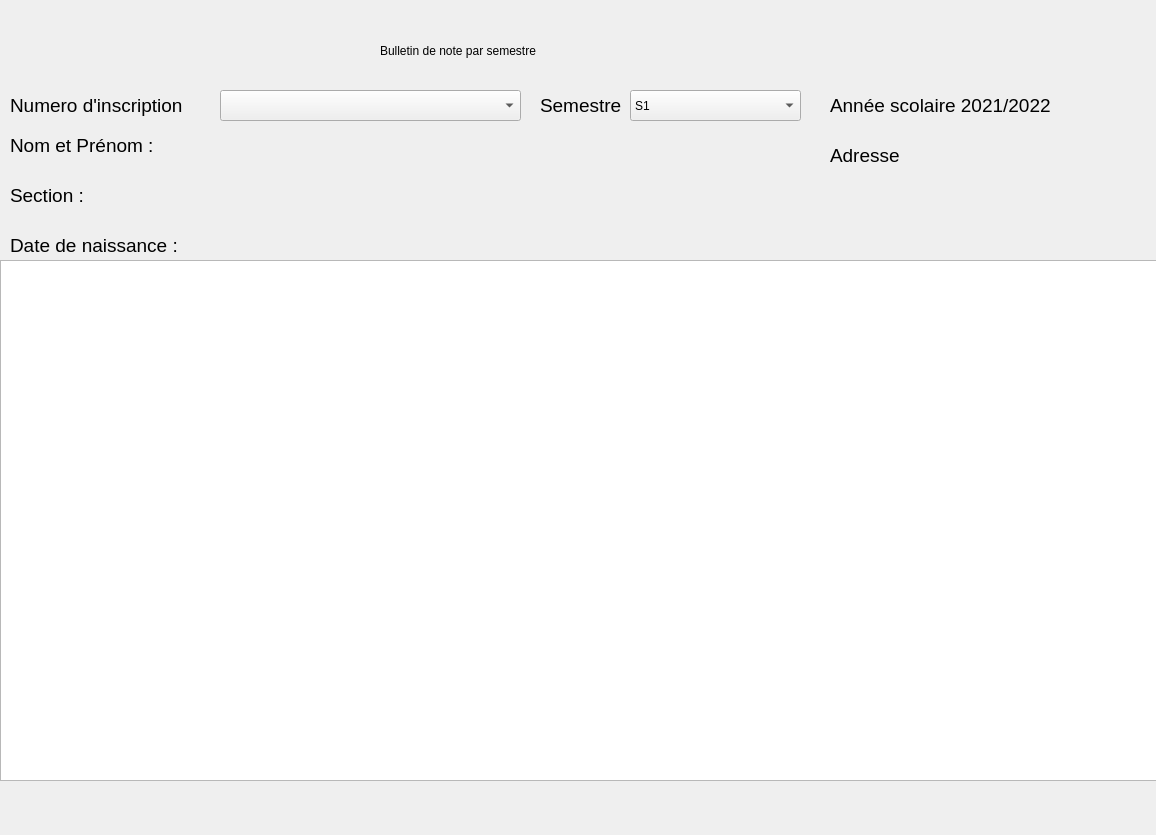
<?xml version="1.0" encoding="UTF-8"?>
<ui version="4.0">
 <class>Dialog</class>
 <widget class="QDialog" name="Dialog">
  <property name="geometry">
   <rect>
    <x>0</x>
    <y>0</y>
    <width>1156</width>
    <height>835</height>
   </rect>
  </property>
  <property name="windowTitle">
   <string>Dialog</string>
  </property>
  <property name="styleSheet">
   <string notr="true">font: 75 12pt &quot;Arial&quot;;</string>
  </property>
  <widget class="QLabel" name="label_6">
   <property name="geometry">
    <rect>
     <x>10</x>
     <y>90</y>
     <width>181</width>
     <height>31</height>
    </rect>
   </property>
   <property name="font">
    <font>
     <family>MS Shell Dlg 2</family>
     <pointsize>14</pointsize>
     <weight>50</weight>
     <italic>false</italic>
     <bold>false</bold>
    </font>
   </property>
   <property name="styleSheet">
    <string notr="true">font: 14pt &quot;MS Shell Dlg 2&quot;;</string>
   </property>
   <property name="text">
    <string>Numero d'inscription</string>
   </property>
  </widget>
  <widget class="QLabel" name="label_5">
   <property name="geometry">
    <rect>
     <x>10</x>
     <y>230</y>
     <width>171</width>
     <height>31</height>
    </rect>
   </property>
   <property name="font">
    <font>
     <family>MS Shell Dlg 2</family>
     <pointsize>14</pointsize>
     <weight>50</weight>
     <italic>false</italic>
     <bold>false</bold>
    </font>
   </property>
   <property name="styleSheet">
    <string notr="true">font: 14pt &quot;MS Shell Dlg 2&quot;;</string>
   </property>
   <property name="text">
    <string>Date de naissance :</string>
   </property>
  </widget>
  <widget class="QLabel" name="label">
   <property name="geometry">
    <rect>
     <x>830</x>
     <y>90</y>
     <width>221</width>
     <height>31</height>
    </rect>
   </property>
   <property name="font">
    <font>
     <family>MS Shell Dlg 2</family>
     <pointsize>14</pointsize>
     <weight>50</weight>
     <italic>false</italic>
     <bold>false</bold>
    </font>
   </property>
   <property name="styleSheet">
    <string notr="true">font: 14pt &quot;MS Shell Dlg 2&quot;;</string>
   </property>
   <property name="text">
    <string>Année scolaire 2021/2022</string>
   </property>
  </widget>
  <widget class="QLabel" name="labelAdresse">
   <property name="geometry">
    <rect>
     <x>910</x>
     <y>140</y>
     <width>191</width>
     <height>31</height>
    </rect>
   </property>
   <property name="text">
    <string/>
   </property>
  </widget>
  <widget class="QTableView" name="tableView">
   <property name="geometry">
    <rect>
     <x>0</x>
     <y>260</y>
     <width>1161</width>
     <height>521</height>
    </rect>
   </property>
  </widget>
  <widget class="QLabel" name="labelNomSection">
   <property name="geometry">
    <rect>
     <x>100</x>
     <y>180</y>
     <width>271</width>
     <height>31</height>
    </rect>
   </property>
   <property name="text">
    <string/>
   </property>
  </widget>
  <widget class="QLabel" name="label_10">
   <property name="geometry">
    <rect>
     <x>380</x>
     <y>30</y>
     <width>391</width>
     <height>41</height>
    </rect>
   </property>
   <property name="layoutDirection">
    <enum>Qt::LeftToRight</enum>
   </property>
   <property name="styleSheet">
    <string notr="true">font: 75 22pt &quot;MS Shell Dlg 2&quot;;</string>
   </property>
   <property name="text">
    <string>Bulletin de note par semestre</string>
   </property>
  </widget>
  <widget class="QLabel" name="labelNomPrenom">
   <property name="geometry">
    <rect>
     <x>170</x>
     <y>130</y>
     <width>191</width>
     <height>31</height>
    </rect>
   </property>
   <property name="text">
    <string/>
   </property>
  </widget>
  <widget class="QLabel" name="label_3">
   <property name="geometry">
    <rect>
     <x>10</x>
     <y>130</y>
     <width>151</width>
     <height>31</height>
    </rect>
   </property>
   <property name="font">
    <font>
     <family>MS Shell Dlg 2</family>
     <pointsize>14</pointsize>
     <weight>50</weight>
     <italic>false</italic>
     <bold>false</bold>
    </font>
   </property>
   <property name="styleSheet">
    <string notr="true">font: 14pt &quot;MS Shell Dlg 2&quot;;</string>
   </property>
   <property name="text">
    <string>Nom et Prénom :</string>
   </property>
  </widget>
  <widget class="QLabel" name="label_4">
   <property name="geometry">
    <rect>
     <x>10</x>
     <y>180</y>
     <width>81</width>
     <height>31</height>
    </rect>
   </property>
   <property name="font">
    <font>
     <family>MS Shell Dlg 2</family>
     <pointsize>14</pointsize>
     <weight>50</weight>
     <italic>false</italic>
     <bold>false</bold>
    </font>
   </property>
   <property name="styleSheet">
    <string notr="true">font: 14pt &quot;MS Shell Dlg 2&quot;;</string>
   </property>
   <property name="text">
    <string>Section :</string>
   </property>
  </widget>
  <widget class="QComboBox" name="comboBoxEtudiant">
   <property name="geometry">
    <rect>
     <x>220</x>
     <y>90</y>
     <width>301</width>
     <height>31</height>
    </rect>
   </property>
  </widget>
  <widget class="QLabel" name="label_2">
   <property name="geometry">
    <rect>
     <x>830</x>
     <y>140</y>
     <width>71</width>
     <height>31</height>
    </rect>
   </property>
   <property name="font">
    <font>
     <family>MS Shell Dlg 2</family>
     <pointsize>14</pointsize>
     <weight>50</weight>
     <italic>false</italic>
     <bold>false</bold>
    </font>
   </property>
   <property name="styleSheet">
    <string notr="true">font: 14pt &quot;MS Shell Dlg 2&quot;;</string>
   </property>
   <property name="text">
    <string>Adresse:</string>
   </property>
  </widget>
  <widget class="QLabel" name="labelNomDateN">
   <property name="geometry">
    <rect>
     <x>190</x>
     <y>230</y>
     <width>191</width>
     <height>31</height>
    </rect>
   </property>
   <property name="text">
    <string/>
   </property>
  </widget>
  <widget class="QLabel" name="label_7">
   <property name="geometry">
    <rect>
     <x>540</x>
     <y>90</y>
     <width>81</width>
     <height>31</height>
    </rect>
   </property>
   <property name="font">
    <font>
     <family>MS Shell Dlg 2</family>
     <pointsize>14</pointsize>
     <weight>50</weight>
     <italic>false</italic>
     <bold>false</bold>
    </font>
   </property>
   <property name="styleSheet">
    <string notr="true">font: 14pt &quot;MS Shell Dlg 2&quot;;</string>
   </property>
   <property name="text">
    <string>Semestre</string>
   </property>
  </widget>
  <widget class="QComboBox" name="comboBoxSemestre">
   <property name="geometry">
    <rect>
     <x>630</x>
     <y>90</y>
     <width>171</width>
     <height>31</height>
    </rect>
   </property>
   <item>
    <property name="text">
     <string>S1</string>
    </property>
   </item>
   <item>
    <property name="text">
     <string>S2</string>
    </property>
   </item>
  </widget>
  <widget class="QLabel" name="label_8">
   <property name="geometry">
    <rect>
     <x>0</x>
     <y>0</y>
     <width>1301</width>
     <height>881</height>
    </rect>
   </property>
   <property name="text">
    <string/>
   </property>
   <property name="pixmap">
    <pixmap resource="../PY/Backgrounds.qrc">:/Back/Background.jpg</pixmap>
   </property>
   <property name="scaledContents">
    <bool>true</bool>
   </property>
  </widget>
  <zorder>label_8</zorder>
  <zorder>label_6</zorder>
  <zorder>label_5</zorder>
  <zorder>label</zorder>
  <zorder>labelAdresse</zorder>
  <zorder>tableView</zorder>
  <zorder>labelNomSection</zorder>
  <zorder>label_10</zorder>
  <zorder>labelNomPrenom</zorder>
  <zorder>label_3</zorder>
  <zorder>label_4</zorder>
  <zorder>comboBoxEtudiant</zorder>
  <zorder>label_2</zorder>
  <zorder>labelNomDateN</zorder>
  <zorder>label_7</zorder>
  <zorder>comboBoxSemestre</zorder>
 </widget>
 <resources>
  <include location="../PY/Backgrounds.qrc"/>
 </resources>
 <connections/>
</ui>
